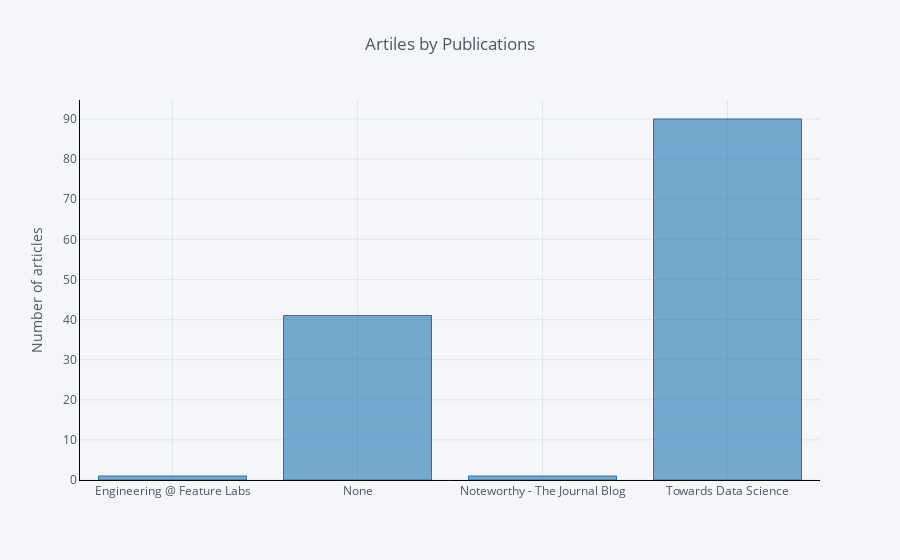

The cell this chart's notebook holds for it:
### Code cell
df.groupby('publication').count()['fans'].iplot(
    kind='bar', yTitle='Number of articles', linecolor='black', title='Artiles by Publications')

### Figure 1 — Plotly figure (JSON) as saved in the notebook; plotly's stock layout.template omitted (floating-point values rounded to 4 significant figures)
{"data": [{"marker": {"color": "rgba(31, 119, 180, 0.6)", "line": {"color": "rgba(31, 119, 180, 1.0)", "width": 1}}, "name": "fans", "orientation": "v", "text": "", "type": "bar", "uid": "23c528e6-7118-4baf-bc35-face0aacc50b", "x": ["Engineering @ Feature Labs", "None", "Noteworthy - The Journal Blog", "Towards Data Science"], "y": [1, 41, 1, 90]}], "layout": {"legend": {"bgcolor": "#F5F6F9", "font": {"color": "#4D5663"}}, "paper_bgcolor": "#F5F6F9", "plot_bgcolor": "#F5F6F9", "title": {"font": {"color": "#4D5663"}, "text": "Artiles by Publications"}, "xaxis": {"gridcolor": "#E1E5ED", "linecolor": "black", "showgrid": true, "tickfont": {"color": "#4D5663"}, "title": {"font": {"color": "#4D5663"}, "text": ""}, "zerolinecolor": "#E1E5ED"}, "yaxis": {"gridcolor": "#E1E5ED", "linecolor": "black", "showgrid": true, "tickfont": {"color": "#4D5663"}, "title": {"font": {"color": "#4D5663"}, "text": "Number of articles"}, "zerolinecolor": "#E1E5ED"}}}
